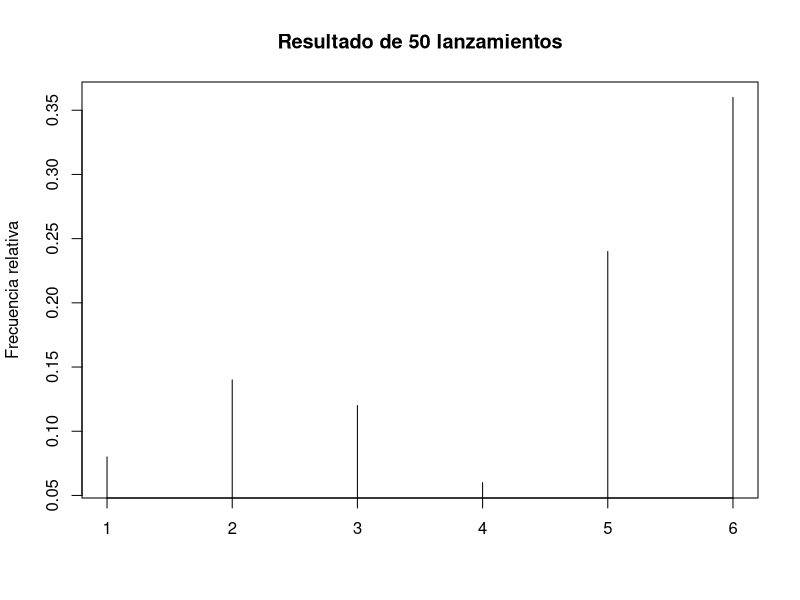
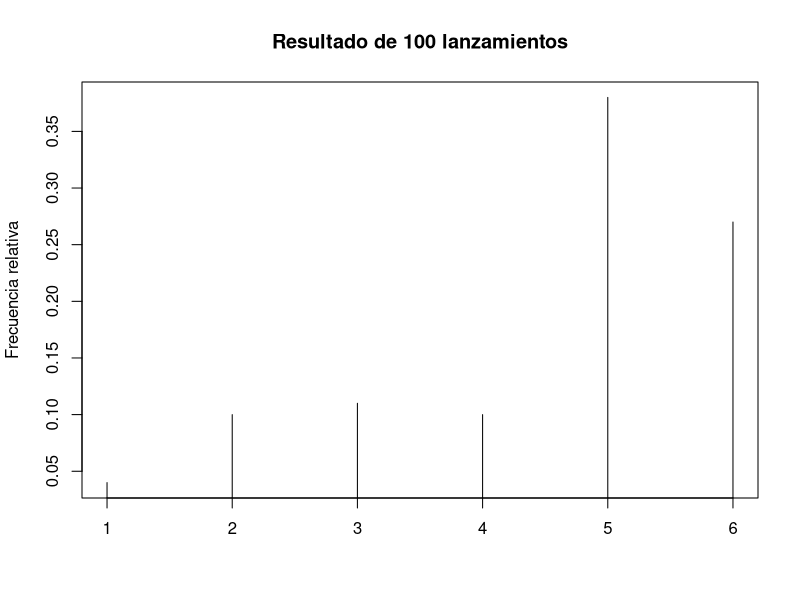
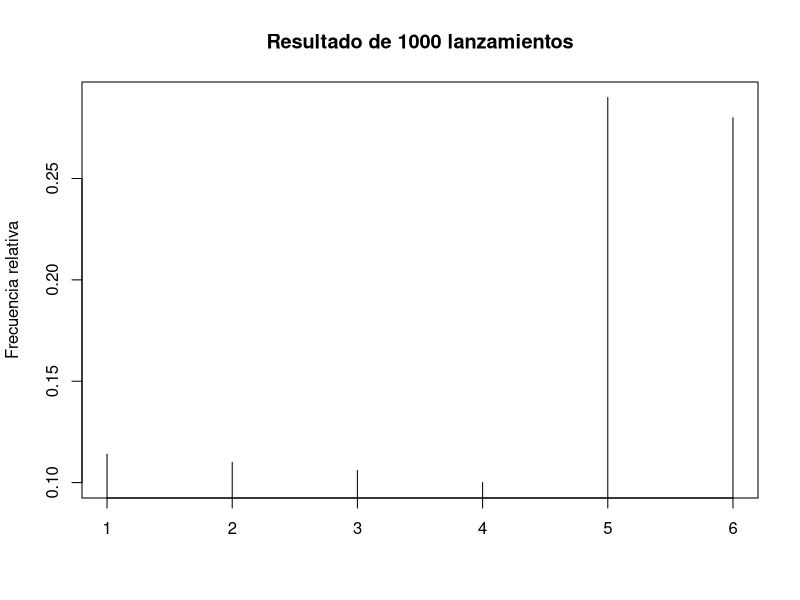
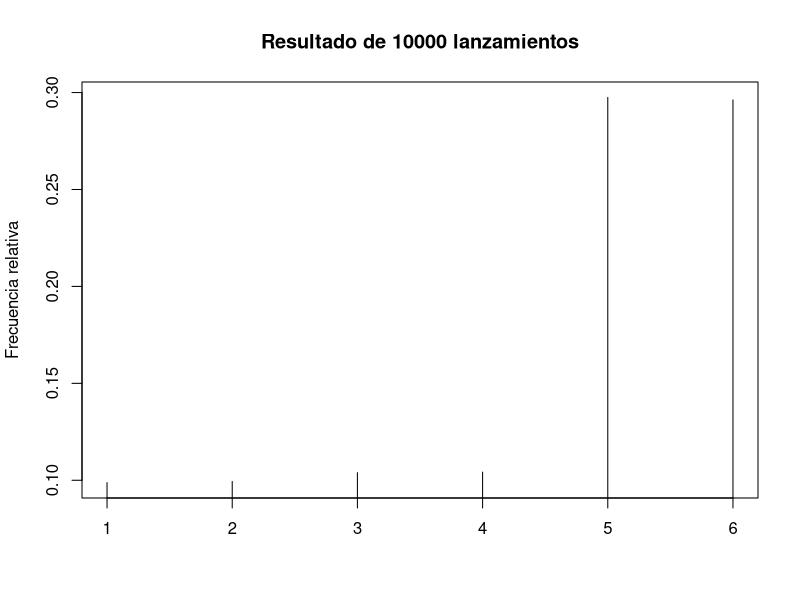
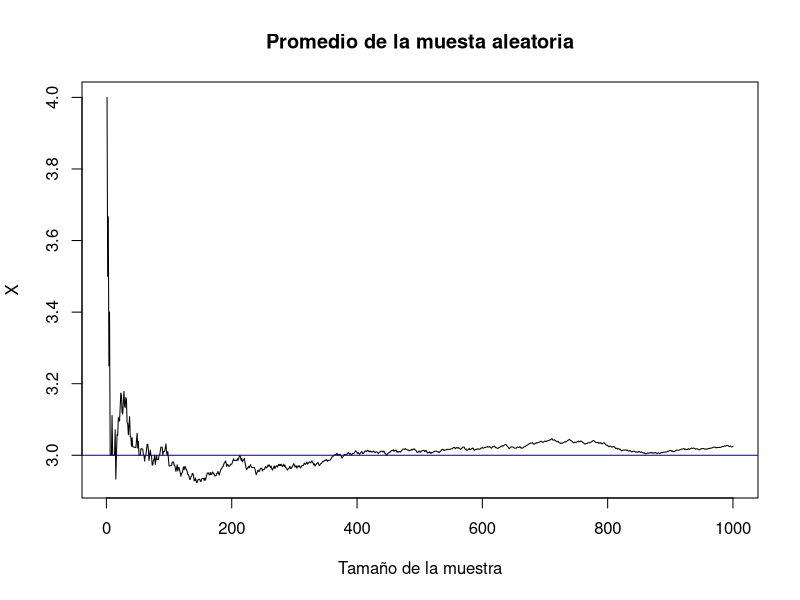
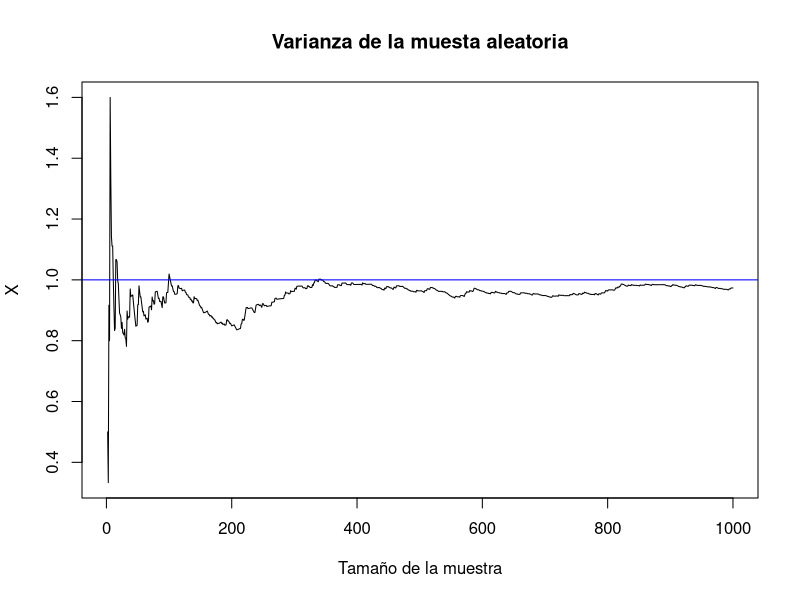
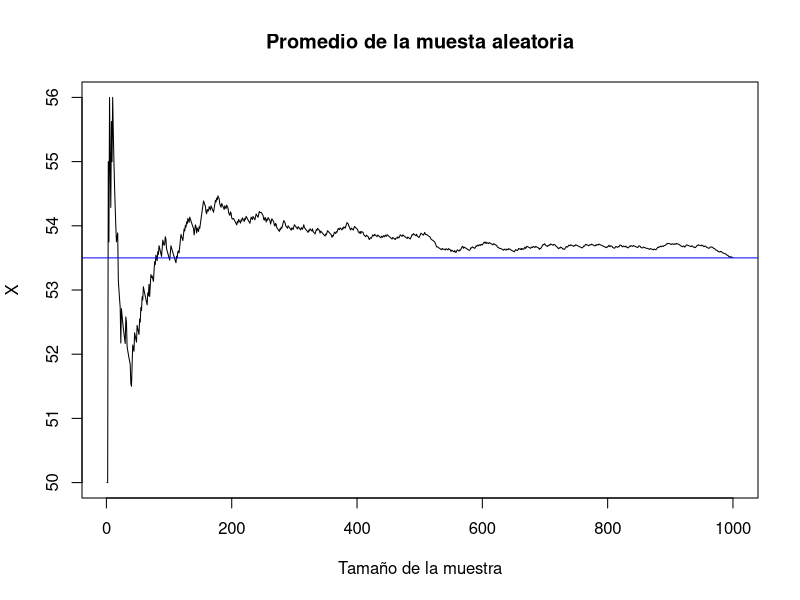

Reproduce these figures in R, in order.
# Pregunta 1
f1 = function(n){
    v = sample(1:6,n,replace=T, prob=c(0.1,0.1,0.1,0.1,0.3,0.3))
    arg = c(0,0,0,0,0,0)
    for (i in v) {
        arg[i] = arg[i]+1
    }
    for (i in 1:6) {
        arg[i] = arg[i]/n
    }
    png(filename = paste0("grafico",n,".png"))
    plot(1:6, arg,xlab="", ylab="Frecuencia relativa",main=paste0("Resultado de ",n," lanzamientos"),type="h")
    dev.off()
}
f1(50)
f1(100)
f1(1000)
f1(10000)

#Pregunta 2
v = sample(1:4,replace=T,1000, prob=c(0.1,0.2,0.3,0.4))
arg = c()
for (i in 1:1000) {
    arg = c(arg, mean(v[1:i]))
}
png(filename = "Pregunta 2 Prom.png")
plot(1:1000, arg, main="Promedio de la muesta aleatoria", xlab="Tamaño de la muestra", ylab="X", type="l")
abline(h = 3, col="blue")
dev.off()

arg = c()
for (i in 1:1000) {
    arg = c(arg, var(v[1:i]))
}
png(filename = "Pregunta 2 Var.png")
plot(1:1000, arg, main="Varianza de la muesta aleatoria", xlab="Tamaño de la muestra", ylab="X", type="l")
abline(h=1, col="blue")
dev.off()

#Pregunta 3
v = c()
for (i in 1:1000) {
    a = sample(0:1,1,prob=c(0.1,0.9))
    b = sample(0:1,1,prob=c(0.7,0.3))
    v = c(v, 40+a*10+b*15)
}
arg = c()
for (i in 1:1000) {
    arg = c(arg, mean(v[1:i]))
}
png(filename = "Pregunta 3.png")
plot(1:1000, arg, main="Promedio de la muesta aleatoria", xlab="Tamaño de la muestra", ylab="X", type="l")
abline(h =53.5, col="blue")
dev.off()